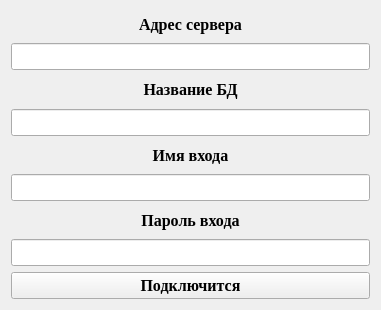
<?xml version="1.0" encoding="UTF-8"?>
<ui version="4.0">
 <class>login</class>
 <widget class="QWidget" name="login">
  <property name="geometry">
   <rect>
    <x>0</x>
    <y>0</y>
    <width>381</width>
    <height>310</height>
   </rect>
  </property>
  <property name="windowTitle">
   <string>Подключение к серверу БД</string>
  </property>
  <property name="windowIcon">
   <iconset resource="Pictures.qrc">
    <normaloff>:/menuIcons/icons/add.png</normaloff>:/menuIcons/icons/add.png</iconset>
  </property>
  <layout class="QGridLayout" name="gridLayout">
   <item row="1" column="0">
    <widget class="QLineEdit" name="lineEdit">
     <property name="font">
      <font>
       <family>Times New Roman</family>
       <pointsize>12</pointsize>
       <weight>75</weight>
       <bold>true</bold>
      </font>
     </property>
     <property name="alignment">
      <set>Qt::AlignCenter</set>
     </property>
    </widget>
   </item>
   <item row="5" column="0">
    <widget class="QLineEdit" name="lineEdit_3">
     <property name="font">
      <font>
       <family>Times New Roman</family>
       <pointsize>12</pointsize>
       <weight>75</weight>
       <bold>true</bold>
      </font>
     </property>
     <property name="alignment">
      <set>Qt::AlignCenter</set>
     </property>
    </widget>
   </item>
   <item row="0" column="0">
    <widget class="QLabel" name="label">
     <property name="font">
      <font>
       <family>Times New Roman</family>
       <pointsize>12</pointsize>
       <weight>75</weight>
       <bold>true</bold>
      </font>
     </property>
     <property name="text">
      <string>Адрес сервера</string>
     </property>
     <property name="alignment">
      <set>Qt::AlignCenter</set>
     </property>
    </widget>
   </item>
   <item row="2" column="0">
    <widget class="QLabel" name="label_2">
     <property name="font">
      <font>
       <family>Times New Roman</family>
       <pointsize>12</pointsize>
       <weight>75</weight>
       <bold>true</bold>
      </font>
     </property>
     <property name="text">
      <string>Название БД</string>
     </property>
     <property name="alignment">
      <set>Qt::AlignCenter</set>
     </property>
    </widget>
   </item>
   <item row="4" column="0">
    <widget class="QLabel" name="label_3">
     <property name="font">
      <font>
       <family>Times New Roman</family>
       <pointsize>12</pointsize>
       <weight>75</weight>
       <bold>true</bold>
      </font>
     </property>
     <property name="text">
      <string>Имя входа</string>
     </property>
     <property name="alignment">
      <set>Qt::AlignCenter</set>
     </property>
    </widget>
   </item>
   <item row="6" column="0">
    <widget class="QLabel" name="label_4">
     <property name="font">
      <font>
       <family>Times New Roman</family>
       <pointsize>12</pointsize>
       <weight>75</weight>
       <bold>true</bold>
      </font>
     </property>
     <property name="text">
      <string>Пароль входа</string>
     </property>
     <property name="alignment">
      <set>Qt::AlignCenter</set>
     </property>
    </widget>
   </item>
   <item row="3" column="0">
    <widget class="QLineEdit" name="lineEdit_2">
     <property name="font">
      <font>
       <family>Times New Roman</family>
       <pointsize>12</pointsize>
       <weight>75</weight>
       <bold>true</bold>
      </font>
     </property>
     <property name="alignment">
      <set>Qt::AlignCenter</set>
     </property>
    </widget>
   </item>
   <item row="7" column="0">
    <widget class="QLineEdit" name="lineEdit_4">
     <property name="font">
      <font>
       <family>Times New Roman</family>
       <pointsize>12</pointsize>
       <weight>75</weight>
       <bold>true</bold>
      </font>
     </property>
     <property name="alignment">
      <set>Qt::AlignCenter</set>
     </property>
    </widget>
   </item>
   <item row="8" column="0">
    <widget class="QPushButton" name="pushButton">
     <property name="font">
      <font>
       <family>Times New Roman</family>
       <pointsize>12</pointsize>
       <weight>75</weight>
       <bold>true</bold>
      </font>
     </property>
     <property name="cursor">
      <cursorShape>PointingHandCursor</cursorShape>
     </property>
     <property name="text">
      <string>Подключится</string>
     </property>
    </widget>
   </item>
  </layout>
 </widget>
 <resources>
  <include location="Pictures.qrc"/>
 </resources>
 <connections/>
</ui>
